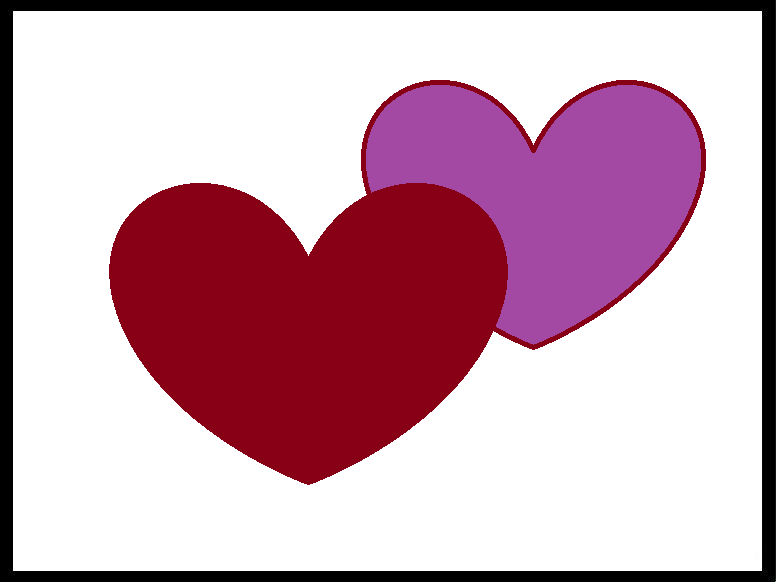
#> input picture Labs/Lab_ans/Ans_Lab5 (Bitwise Error)/test_image.png, 776 x 582 px
$ python lab5_ans.py
#> lines starting #> are read from the running program, lines starting #| are printed output that depends on the picture
import cv2
import numpy as np

imgT = cv2.imread("test_image.png", cv2.IMREAD_GRAYSCALE)
#> imgT: shape (582, 776); min 0, max 255, mean 186.4
img1 = cv2.imread("image_1.png", cv2.IMREAD_GRAYSCALE)
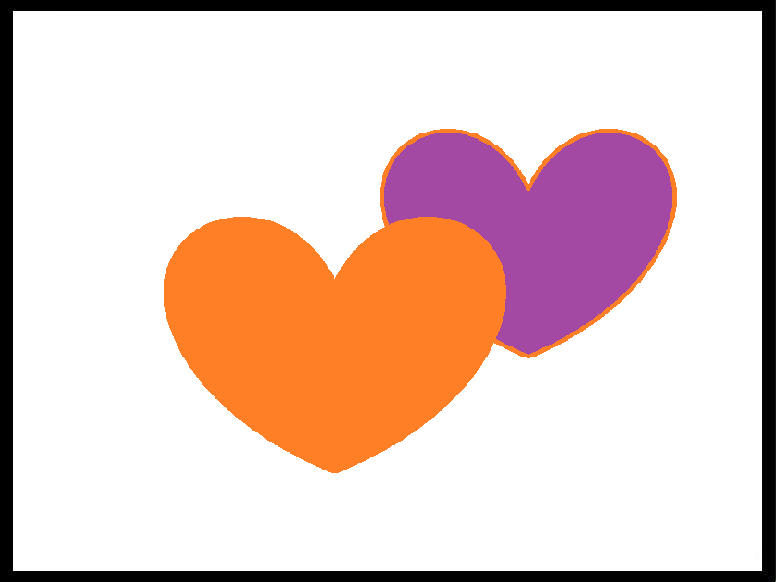
#> input picture Labs/Lab_ans/Ans_Lab5 (Bitwise Error)/image_1.png, 776 x 582 px
#> img1: shape (582, 776); min 0, max 255, mean 213.8
img2 = cv2.imread("image_2.png", cv2.IMREAD_GRAYSCALE)
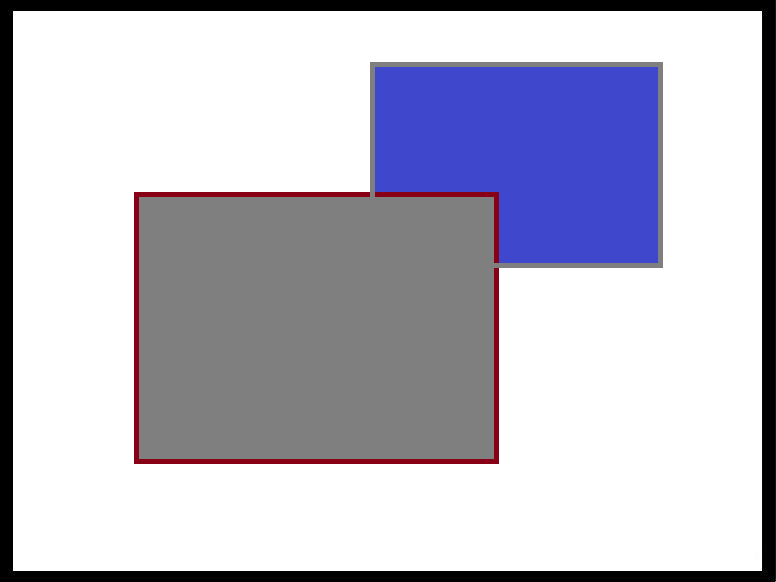
#> input picture Labs/Lab_ans/Ans_Lab5 (Bitwise Error)/image_2.png, 776 x 582 px
#> img2: shape (582, 776); min 0, max 255, mean 190.7
img3 = cv2.imread("image_3.png", cv2.IMREAD_GRAYSCALE)
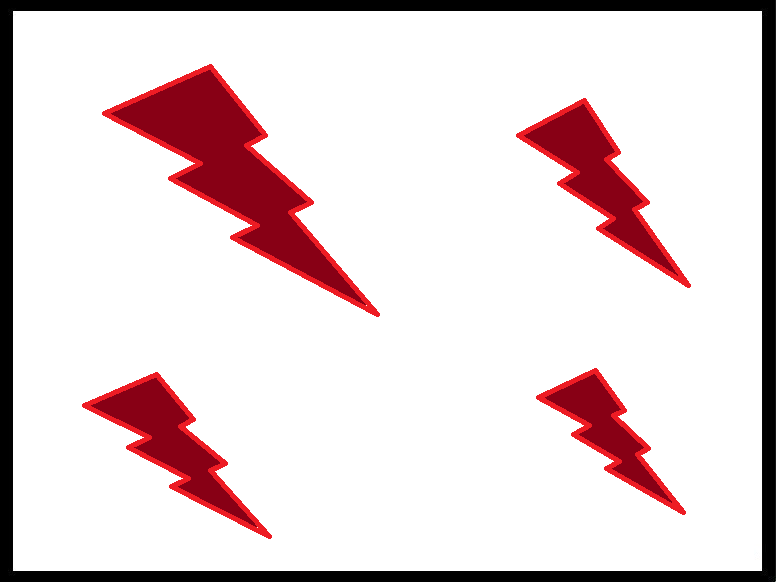
#> input picture Labs/Lab_ans/Ans_Lab5 (Bitwise Error)/image_3.png, 776 x 582 px
#> img3: shape (582, 776); min 0, max 255, mean 220.7

imgT = cv2.resize(imgT, None,fx=0.25, fy=0.25, interpolation = cv2.INTER_CUBIC)
#> imgT: shape (146, 194)
img1 = cv2.resize(img1, None,fx=0.25, fy=0.25, interpolation = cv2.INTER_CUBIC)
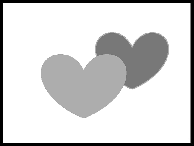
#> img1: shape (146, 194); min 0, max 255, mean 213.4
img2 = cv2.resize(img2, None,fx=0.25, fy=0.25, interpolation = cv2.INTER_CUBIC)
#> img2: shape (146, 194)
img3 = cv2.resize(img3, None,fx=0.25, fy=0.25, interpolation = cv2.INTER_CUBIC)
#> img3: shape (146, 194)

bit_xor1 = cv2.bitwise_xor(imgT, img1)
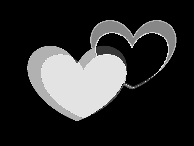
#> bit_xor1: shape (146, 194); min 0, max 255, mean 47.4
bit_xor2 = cv2.bitwise_xor(imgT, img2)
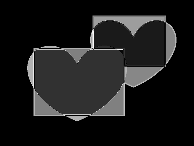
#> bit_xor2: shape (146, 194); min 0, max 253, mean 26.5
bit_xor3 = cv2.bitwise_xor(imgT, img3)
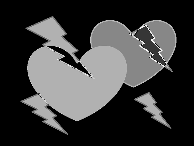
#> bit_xor3: shape (146, 194); min 0, max 255, mean 58.5

diff1 = cv2.countNonZero(bit_xor1)
#> diff1 = 7113
diff2 = cv2.countNonZero(bit_xor2)
#> diff2 = 10538
diff3 = cv2.countNonZero(bit_xor3)
#> diff3 = 10685

print("Test image and Image 1 ")
print("Error: ", diff1, end="\n\n")
#| Error:  7113

print("Test image and Image 2 ")
print("Error: ", diff2, end="\n\n")
#| Error:  10538

print("Test image and Image 3 ")
print("Error: ", diff3, end="\n\n")
#| Error:  10685
